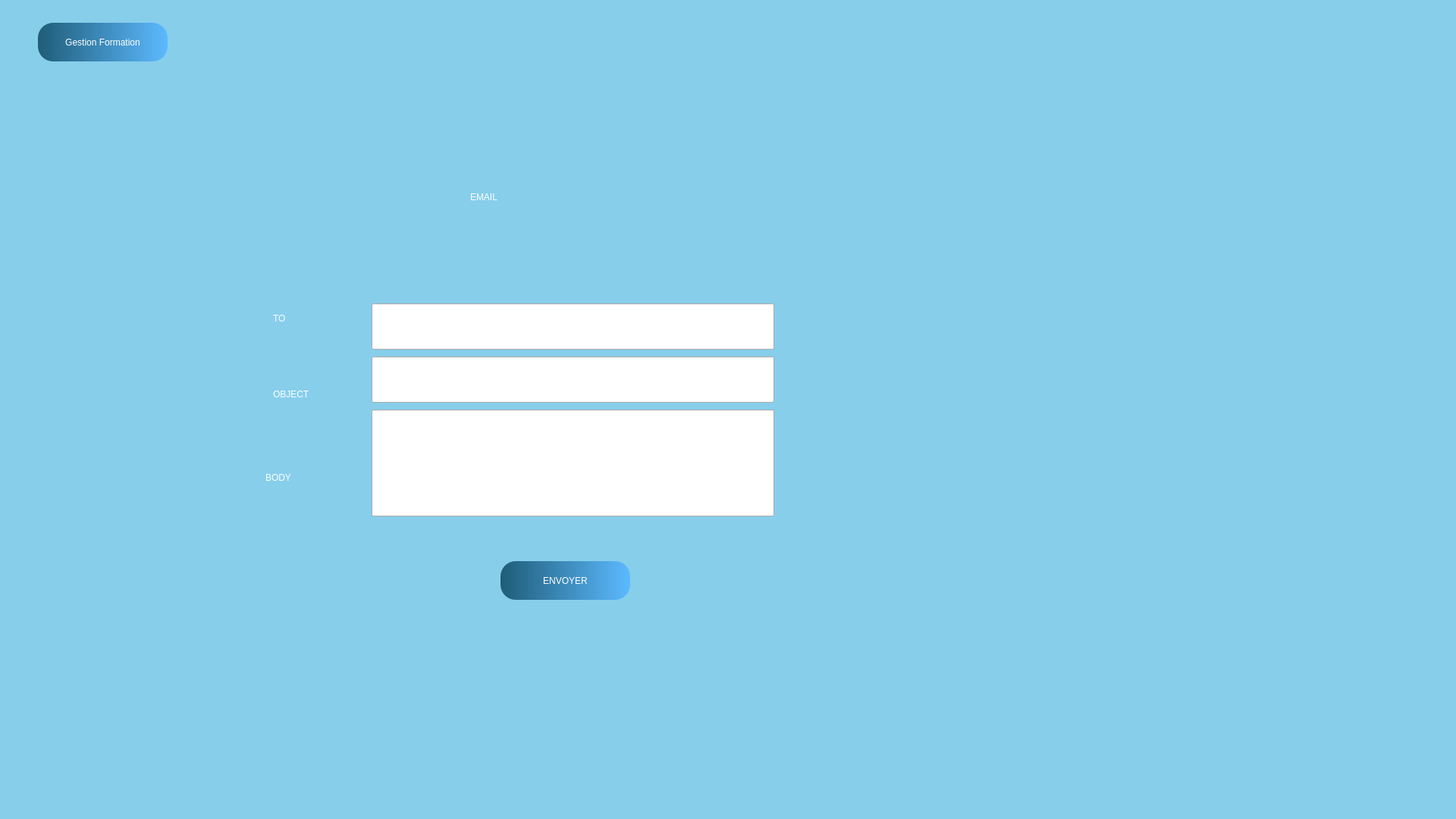
   <widget class="QGroupBox" name="metier_email">
    <property name="geometry">
     <rect>
      <x>0</x>
      <y>0</y>
      <width>1920</width>
      <height>1080</height>
     </rect>
    </property>
    <property name="title">
     <string/>
    </property>
    <widget class="QLabel" name="bg_menu_2">
     <property name="geometry">
      <rect>
       <x>0</x>
       <y>0</y>
       <width>1920</width>
       <height>1080</height>
      </rect>
     </property>
     <property name="styleSheet">
      <string notr="true">background-color: rgb(135,206,235);</string>
     </property>
     <property name="text">
      <string/>
     </property>
    </widget>
    <widget class="QLabel" name="label_13">
     <property name="geometry">
      <rect>
       <x>360</x>
       <y>500</y>
       <width>141</width>
       <height>40</height>
      </rect>
     </property>
     <property name="styleSheet">
      <string notr="true">color:white;
font: 75 14pt &quot;MS Shell Dlg 2&quot;;</string>
     </property>
     <property name="text">
      <string>OBJECT</string>
     </property>
    </widget>
    <widget class="QLabel" name="label_9">
     <property name="geometry">
      <rect>
       <x>350</x>
       <y>610</y>
       <width>121</width>
       <height>40</height>
      </rect>
     </property>
     <property name="styleSheet">
      <string notr="true">color:white;
font: 75 14pt &quot;MS Shell Dlg 2&quot;;</string>
     </property>
     <property name="text">
      <string>BODY</string>
     </property>
    </widget>
    <widget class="QLabel" name="label_14">
     <property name="geometry">
      <rect>
       <x>360</x>
       <y>400</y>
       <width>141</width>
       <height>40</height>
      </rect>
     </property>
     <property name="styleSheet">
      <string notr="true">color:white;
font: 75 14pt &quot;MS Shell Dlg 2&quot;;</string>
     </property>
     <property name="text">
      <string>TO</string>
     </property>
    </widget>
    <widget class="QLineEdit" name="destinataireEmail">
     <property name="geometry">
      <rect>
       <x>490</x>
       <y>400</y>
       <width>531</width>
       <height>61</height>
      </rect>
     </property>
    </widget>
    <widget class="QLineEdit" name="objetEmail">
     <property name="geometry">
      <rect>
       <x>490</x>
       <y>470</y>
       <width>531</width>
       <height>61</height>
      </rect>
     </property>
    </widget>
    <widget class="QLineEdit" name="bodyEmail">
     <property name="geometry">
      <rect>
       <x>490</x>
       <y>540</y>
       <width>531</width>
       <height>141</height>
      </rect>
     </property>
    </widget>
    <widget class="QLabel" name="label_17">
     <property name="geometry">
      <rect>
       <x>620</x>
       <y>240</y>
       <width>261</width>
       <height>40</height>
      </rect>
     </property>
     <property name="styleSheet">
      <string notr="true">color:white;
font: 75 14pt &quot;MS Shell Dlg 2&quot;;</string>
     </property>
     <property name="text">
      <string>EMAIL</string>
     </property>
    </widget>
    <widget class="QPushButton" name="email_to_formation">
     <property name="geometry">
      <rect>
       <x>50</x>
       <y>30</y>
       <width>171</width>
       <height>51</height>
      </rect>
     </property>
     <property name="styleSheet">
      <string notr="true">QPushButton

{
	background-color: qlineargradient(spread:pad, x1:0, y1:0, x2:1, y2:0, stop:0 rgb(31, 93, 120), stop:1 rgb(92, 185, 255));
border: none;
border-radius: 20px;
font: 11pt &quot;Tw Cen MT&quot;;
color: rgb(255, 255, 255)
}



QPushButton::disabled
{
	
background-color: rgb(9, 55, 76);

}


QPushButton::hover
{
background-color: rgb(9, 55, 76);


}


QPushButton::pressed
{
background-color: rgb(9, 55, 76);


}</string>
     </property>
     <property name="text">
      <string>Gestion Formation</string>
     </property>
    </widget>
    <widget class="QPushButton" name="envoyer">
     <property name="geometry">
      <rect>
       <x>660</x>
       <y>740</y>
       <width>171</width>
       <height>51</height>
      </rect>
     </property>
     <property name="styleSheet">
      <string notr="true">QPushButton

{
	background-color: qlineargradient(spread:pad, x1:0, y1:0, x2:1, y2:0, stop:0 rgb(31, 93, 120), stop:1 rgb(92, 185, 255));
border: none;
border-radius: 20px;
font: 11pt &quot;Tw Cen MT&quot;;
color: rgb(255, 255, 255)
}



QPushButton::disabled
{
	
background-color: rgb(9, 55, 76);

}


QPushButton::hover
{
background-color: rgb(9, 55, 76);


}


QPushButton::pressed
{
background-color: rgb(9, 55, 76);


}</string>
     </property>
     <property name="text">
      <string>ENVOYER</string>
     </property>
    </widget>
   </widget>
